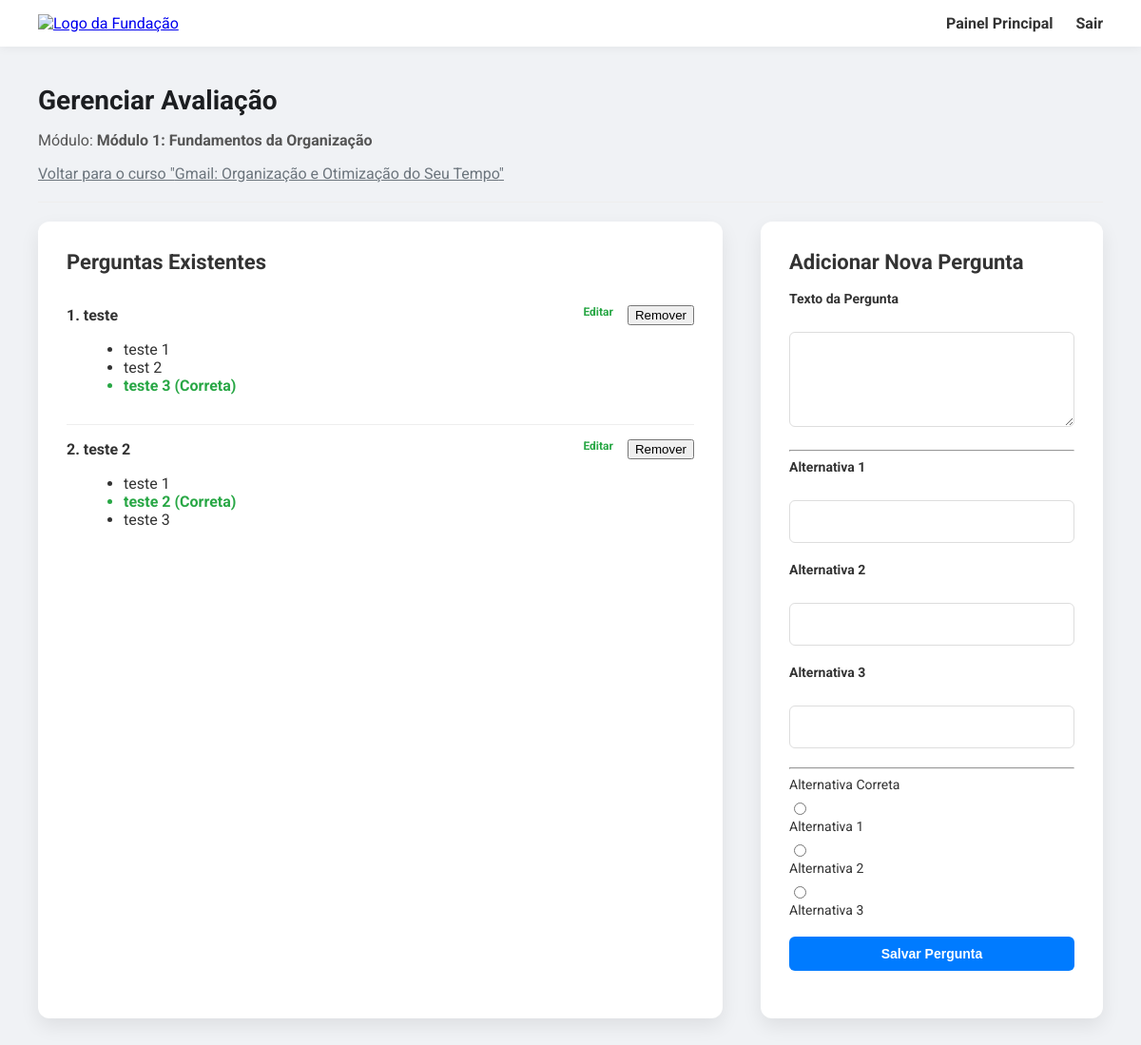
The page /admin/module/1/manage_quiz (signed in) on the database its author committed.
### app/models.py (models this page shows, shortened)
class Module(db.Model):
    id = db.Column(db.Integer, primary_key=True)
    title = db.Column(db.String(140), nullable=False)
    course_id = db.Column(db.Integer, db.ForeignKey('course.id'), nullable=False)
    order = db.Column(db.Integer, nullable=False, server_default='1')
    lessons = db.relationship('Lesson', backref='module', lazy='dynamic', cascade="all, delete-orphan")
    quiz = db.relationship('Quiz', backref='module', uselist=False, cascade="all, delete-orphan")

class Course(db.Model):
    id = db.Column(db.Integer, primary_key=True)
    title = db.Column(db.String(140), nullable=False)
    description = db.Column(db.Text, nullable=False)
    course_load = db.Column(db.Integer, nullable=False, server_default='0')
    modules = db.relationship('Module', backref='course', lazy='dynamic', cascade="all, delete-orphan")
    enrollments = db.relationship('Enrollment', back_populates='course', cascade="all, delete-orphan")
    authorized_users = db.relationship('CourseAuthorization', back_populates='course', cascade="all, delete-orphan")

class Question(db.Model):
    id = db.Column(db.Integer, primary_key=True)
    text = db.Column(db.Text, nullable=False)
    quiz_id = db.Column(db.Integer, db.ForeignKey('quiz.id'), nullable=False)
    choices = db.relationship('Choice', backref='question', lazy='dynamic', cascade="all, delete-orphan")

class Choice(db.Model):
    id = db.Column(db.Integer, primary_key=True)
    text = db.Column(db.String(200), nullable=False)
    is_correct = db.Column(db.Boolean, default=False, nullable=False)
    question_id = db.Column(db.Integer, db.ForeignKey('question.id'), nullable=False)

### app/routes.py (the view)
@app.route('/admin/module/<int:module_id>/manage_quiz', methods=['GET', 'POST'])
@login_required
def manage_quiz(module_id):
    if not current_user.is_admin:
        abort(403)
    module = Module.query.get_or_404(module_id)
    if not module.quiz:
        quiz = Quiz(title=f"Avaliação do {module.title}", module_id=module.id)
        db.session.add(quiz)
        db.session.commit()
        flash('Quiz inicial criado para este módulo.')
        return redirect(url_for('manage_quiz', module_id=module.id))
    form = QuestionForm()
    return render_template('admin/manage_quiz.html', title=f"Gerenciar Avaliação", module=module, quiz=module.quiz, form=form)

### app/forms.py
class QuestionForm(FlaskForm):
    text = TextAreaField('Texto da Pergunta', validators=[DataRequired()])
    choice1_text = StringField('Alternativa 1', validators=[DataRequired()])
    choice2_text = StringField('Alternativa 2', validators=[DataRequired()])
    choice3_text = StringField('Alternativa 3', validators=[DataRequired()])
    correct_choice = RadioField('Alternativa Correta', choices=[ ('1', 'Alternativa 1'), ('2', 'Alternativa 2'), ('3', 'Alternativa 3') ], validators=[DataRequired()])
    submit = SubmitField('Salvar Pergunta')

### app/models.py (called while the page is built)
@login.user_loader
def load_user(id):
    return User.query.get(int(id))

### app/templates/admin/manage_quiz.html (shortened to what this page needs)
<!DOCTYPE html>
<html lang="pt-br">
<head>
</head>
<body>
    <nav class="navbar">
        <a href="{{ url_for('index') }}"><img src="https://assets.zyrosite.com/cdn-cgi/image/format=auto,fit=crop/Yan9EZMjrOfO13GJ/funjab_rgb_2485x653-mnl9g2LppwI4kqao.jpg" alt="Logo da Fundação" class="logo"></a>
        <div class="nav-links">
            <a href="{{ url_for('admin_dashboard') }}">Painel Principal</a>
            <a href="{{ url_for('logout') }}">Sair</a>
        </div>
    </nav>
    <main class="container">
        <div class="page-header">
            <h1>Gerenciar Avaliação</h1>
            <p class="sub-title">Módulo: <strong>{{ module.title }}</strong></p>
            <a href="{{ url_for('manage_course', course_id=module.course_id) }}" class="course-link">Voltar para o curso "{{ module.course.title }}"</a>
        </div>
        <div class="content-grid">
            <div class="card">
                <h2>Perguntas Existentes</h2>
                <div class="question-list">
                    {% for question in quiz.questions %}
                    <div class="question-item">
                        <div class="question-header">
                            <span class="question-text">{{ loop.index }}. {{ question.text }}</span>
                            <div class="actions">
                                <a href="{{ url_for('edit_question', question_id=question.id) }}" class="edit-link">Editar</a>
                                <form action="{{ url_for('delete_question', question_id=question.id) }}" method="post" onsubmit="return confirm('Tem certeza?');">
                                    <button type="submit">Remover</button>
                                </form>
                            </div>
                        </div>
                        <ul>
                            {% for choice in question.choices %}
                            <li class="choice {% if choice.is_correct %}correct-choice{% endif %}">
                                {{ choice.text }} {% if choice.is_correct %}(Correta){% endif %}
                            </li>
                            {% endfor %}
                        </ul>
                    </div>
                    {% else %}
                    <p>Nenhuma pergunta cadastrada para esta avaliação.</p>
                    {% endfor %}
                </div>
            </div>
            <div class="card">
                <h2>Adicionar Nova Pergunta</h2>
                <form action="{{ url_for('add_question', quiz_id=quiz.id) }}" method="post" novalidate>
                    <div class="form-group">
                        {{ form.text.label }}<br>
                        {{ form.text() }}
                    </div>
                    <hr>
                    <div class="form-group">
                        {{ form.choice1_text.label }}<br>
                        {{ form.choice1_text() }}
                    </div>
                    <div class="form-group">
                        {{ form.choice2_text.label }}<br>
                        {{ form.choice2_text() }}
                    </div>
                    <div class="form-group">
                        {{ form.choice3_text.label }}<br>
                        {{ form.choice3_text() }}
                    </div>
                    <hr>
                    <div class="form-group choices-group">
                        <label><strong>{{ form.correct_choice.label }}</strong></label>
                        {% for subfield in form.correct_choice %}
                            <div>{{ subfield }} {{ subfield.label }}</div>
                        {% endfor %}
                    </div>
                    <div class="form-group">
                        {{ form.submit(class="btn") }}
                    </div>
                </form>
            </div>
        </div>
    </main>
</body>
</html>

### app/templates/admin/manage_quiz.html (style rules this page uses)
body { font-family: 'Roboto', sans-serif; margin: 0; padding: 0; background-color: #f0f2f5; color: #333; }
.navbar { display: flex; justify-content: space-between; align-items: center; padding: 15px 40px; background-color: white; box-shadow: 0 2px 10px rgba(0, 0, 0, 0.05); }
.navbar .logo { max-width: 180px; }
.nav-links a { margin-left: 20px; text-decoration: none; color: #333; font-weight: bold; }
.container { max-width: 1200px; margin: 0 auto; padding: 40px; }
.page-header { border-bottom: 1px solid #eee; padding-bottom: 20px; margin-bottom: 20px; }
.page-header h1 { font-size: 28px; color: #1c1e21; margin: 0; }
.page-header .sub-title { color: #555; }
.page-header .course-link { color: #6c757d; }
.content-grid { display: grid; grid-template-columns: 2fr 1fr; gap: 40px; }
.card { background: white; border-radius: 12px; box-shadow: 0 8px 20px rgba(0, 0, 0, 0.08); padding: 30px; }
.card h2 { font-size: 22px; margin-top: 0; }
.btn { display: inline-block; padding: 10px 20px; border-radius: 6px; text-decoration: none; font-weight: bold; font-size: 14px; background-color: #007bff; color: white; border: none; cursor: pointer; width: 100%; }
label { display: block; margin-bottom: 8px; font-weight: bold; font-size: 14px; }
input[type="text"], textarea { width: 100%; padding: 12px; border: 1px solid #ddd; border-radius: 6px; box-sizing: border-box; font-size: 16px; font-family: 'Roboto', sans-serif; }
textarea { resize: vertical; min-height: 100px; }
.form-group { margin-bottom: 20px; }
.choices-group label { font-weight: normal; }
.choices-group input[type="radio"] { margin-right: 8px; }
.question-list .question-item { border-bottom: 1px solid #eee; padding: 15px 0; }
.question-list .question-item:last-child { border-bottom: none; }
.question-list .question-header { display: flex; justify-content: space-between; align-items: center; }
.question-list .question-text { font-weight: bold; flex-grow: 1; }
.question-list .actions { display: flex; gap: 15px; }
.question-list .actions a { text-decoration: none; font-weight: bold; font-size: 12px; }
.question-list .actions .edit-link { color: #28a745; }
.question-list .choice { margin-left: 20px; }
.question-list .correct-choice { color: #28a745; font-weight: bold; }

### rows shown on the page
Module: title "Módulo 1: Fundamentos da Organização"
Course: course "Gmail: Organização e Otimização do Seu Tempo"
Question: text "teste"
Choice: text "teste 1"
Choice: text "test 2"
Choice: text "teste 3", is_correct "(Correta)"
Question: text "teste 2"
Choice: text "teste 1"
Choice: text "teste 2", is_correct "(Correta)"
Choice: text "teste 3"

### other values the page prints
{{ subfield.label }} "Alternativa 1" "Alternativa 2" "Alternativa 3"
